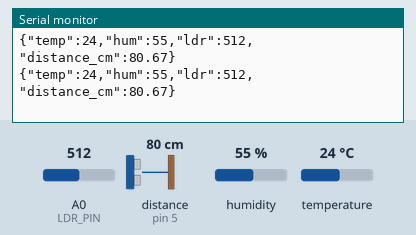
Bench run of a program on a simulated Arduino Uno, built with avr-gcc and run on an emulated ATmega328P. Parts: the last lines printed to the serial monitor. The test bench sets the inputs (shaded band); at power-on: A0 (LDR_PIN) = 512, distance to the obstacle (sensor on pin 5) 80 cm, humidity 55 %, temperature 24 °C. The echo pulse lasts 58.3 µs per cm.

Above: at 6.2 s.
6.3 s: A0 (LDR_PIN) set to 106
At 6.64 s:
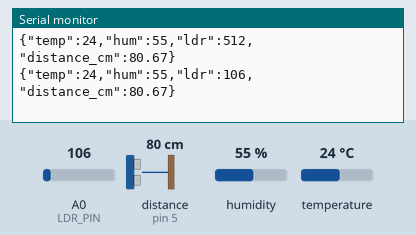
7.8 s: A0 (LDR_PIN) set to 89
At 8.46 s:
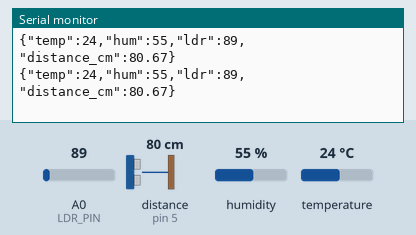
Timing chart, 0 to 10.8 s (numbered marks = the images above; inputs shaded):
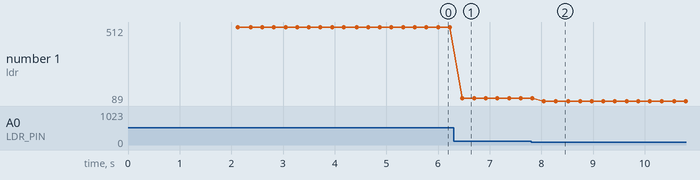

The program:

main.cpp
```cpp
#include <Arduino.h>
#include <DHT.h>
#include <ArduinoJson.h>
#include <NewPing.h>

#define SERIAL_BAUD 115200

#define DHTPIN 2
#define TRIG_PIN 4
#define ECHO_PIN 5
#define LDR_PIN A0

#define DHTTYPE DHT11
#define MAX_DISTANCE 400

DHT dht(DHTPIN, DHTTYPE);
NewPing sonar(TRIG_PIN, ECHO_PIN, MAX_DISTANCE);

unsigned long lastReadTime = 0;
const unsigned long readInterval = 2000;

void setupSensors()
{
  dht.begin();
  pinMode(TRIG_PIN, OUTPUT);
  pinMode(ECHO_PIN, INPUT);
}

void readAndSendSensors()
{

  static float temp = 0.0;
  static float hum = 0.0;

  if (millis() - lastReadTime >= readInterval)
  {
    float t = dht.readTemperature();
    float h = dht.readHumidity();

    if (!isnan(t) && !isnan(h))
    {
      temp = t;
      hum = h;
    }
    lastReadTime = millis();
  }

  int ldr = analogRead(LDR_PIN);

  unsigned int pingTempo = sonar.ping_median(5);
  float distanciaReal = 0.0;

  if (pingTempo > 0)
  {

    float speedOfSound = (331.4 + (0.606 * temp)) / 10000.0;

    distanciaReal = (pingTempo * speedOfSound) / 2.0;
  }

  JsonDocument doc;
  doc["temp"] = temp;
  doc["hum"] = hum;
  doc["ldr"] = ldr;

  if (distanciaReal <= 0.0 || distanciaReal > MAX_DISTANCE)
  {
    doc["distance_cm"] = nullptr;
  }
  else
  {

    doc["distance_cm"] = round(distanciaReal * 100.0) / 100.0;
  }

  serializeJson(doc, Serial);
  Serial.println();
}

void setup()
{
  Serial.begin(SERIAL_BAUD);
  setupSensors();
  delay(2000);
}

void loop()
{
  readAndSendSensors();
  delay(100);
}
```

Measured:
- after the input at 6.3 s, the serial monitor: prints a new line after 0.17 s (image 1)
- after the input at 7.8 s, the serial monitor: prints a new line after 0.25 s (image 2)
- plotted number 1: 512 → 106 after the input at 6.3 s, 106 → 89 after the input at 7.8 s
